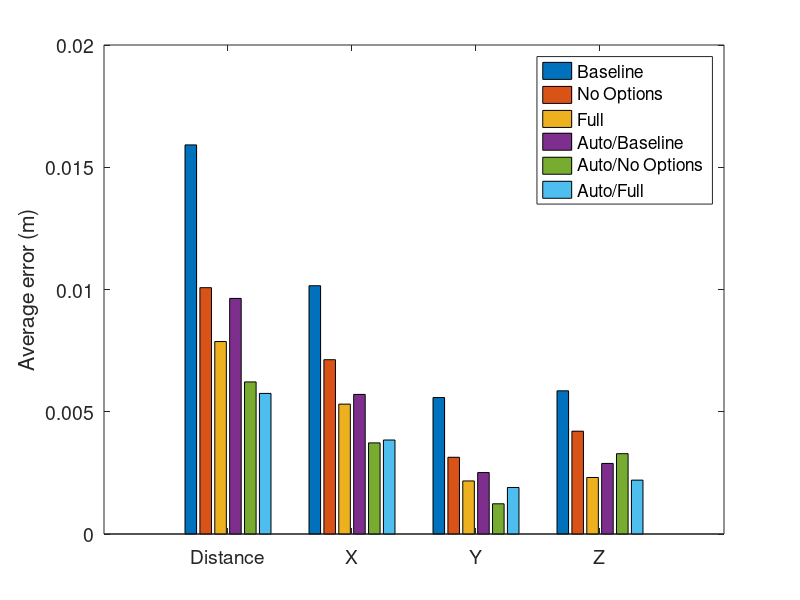

This figure's MATLAB source:
% iros_data_2.m

A = [
%0.242604 0.142780 -0.174416 0.089719
%0.346199 0.331833 -0.088881 0.042905
0.014012 0.013069 -0.001370 0.004863
0.036230 0.015586 -0.005926 0.032165
0.023172 -0.018296 -0.002299 -0.014033
%0.218775 -0.199996 0.073229 -0.050018
%0.119906 -0.037644 0.110149 0.028764
0.010604 0.010394 0.000059 -0.002097
%0.481964 -0.131066 -0.451607 0.105650
0.017310 0.017295 -0.000516 0.000479
0.009445 0.003538 -0.007351 -0.004759
0.020784 0.011128 -0.017268 -0.003159
0.006739 0.003814 -0.002098 0.005145
0.006210 0.001828 -0.000262 -0.005929
0.018413 0.006385 -0.017238 -0.001060
%0.218773 -0.199991 0.073220 -0.050042
0.025529 -0.020544 0.012332 -0.008811
0.017202 0.010373 0.000203 -0.013721
%0.252747 -0.031457 -0.185358 -0.168919
0.011845 0.000439 -0.011806 0.000851
];

B = [
0.007629 0.004250 -0.000701 -0.006296
0.009818 0.006890 -0.005929 0.003711
0.010744 0.009620 -0.004166 -0.002353
%0.308808 -0.000001 0.073227 0.300000
0.011211 -0.006709 -0.004282 0.007896
%0.298330 -0.253058 -0.030852 -0.154955
0.010387 0.003960 -0.009183 -0.002809
0.011519 0.010408 -0.001573 -0.004677
0.020399 0.014693 -0.003824 -0.013624
0.011921 0.011754 0.000227 -0.001973
0.006861 0.004081 -0.000856 -0.005449
0.011800 0.007846 -0.004403 -0.007635
0.011597 0.007563 -0.008741 -0.000945
0.009367 0.008782 -0.000590 -0.003204
0.003274 0.000580 -0.001867 0.002626
0.008437 0.008194 -0.001566 -0.001260
0.013628 0.005492 -0.006513 -0.010637
0.012432 0.009336 -0.006907 0.004435
0.007329 0.006675 0.000004 -0.003026
0.002891 -0.000105 -0.000762 -0.002787
];

C = [
0.014546 0.004382 -0.008446 -0.011002
0.019408 0.008652 -0.015578 -0.007690
0.014159 0.008094 -0.011215 0.003032
%0.308808 -0.000028 0.073226 0.300000
0.043692 -0.007457 0.033808 -0.026653
%0.130027 -0.050338 0.037796 0.113774
%1.358262 1.119358 -0.146296 0.755322
0.008432 0.008013 -0.001880 0.001833
0.015418 0.014763 -0.004103 -0.001710
%0.112506 0.042298 -0.009260 -0.103840
0.053399 -0.052066 0.006603 -0.009851
0.003256 0.003108 -0.000342 -0.000910
0.020755 -0.010378 -0.000657 -0.017961
0.094331 0.019130 0.047122 -0.079447
0.022279 -0.017401 -0.003566 -0.013449
0.005222 -0.004710 -0.000587 -0.002178
0.017471 -0.000905 -0.016438 0.005848
%0.185984 -0.026461 0.053638 -0.176104
%0.308806 -0.000090 0.073220 0.300000
0.017144 -0.013494 0.000114 -0.010574
];

D = [
0.008665 0.008654 0.000086 0.000429
0.006709 0.006603 -0.000157 -0.001176
0.014374 0.014287 -0.001070 0.001166
0.012942 0.011464 -0.001063 -0.005911
0.006384 0.004399 -0.004084 -0.002174
0.006985 0.000234 -0.002221 -0.006619
0.007901 0.007384 -0.002527 -0.001230
0.015105 0.011841 -0.009360 -0.000592
0.007224 0.006160 -0.002927 -0.002384
0.004288 0.002360 -0.003560 -0.000374
0.002221 -0.000320 -0.000894 -0.002008
0.006267 -0.005994 -0.000699 0.001689
0.012154 -0.004809 -0.000417 -0.011155
0.005121 -0.004326 -0.000182 0.002734
0.011652 0.006147 -0.009884 0.000531
0.002190 0.001560 -0.001515 0.000268
0.007078 0.004882 -0.005003 -0.001111
0.005032 -0.001748 -0.002166 -0.004192
0.009094 0.008184 -0.000054 -0.003966
0.008445 0.000003 -0.006234 -0.005697
];

AA = [
0.005250 0.003627 -0.000427 -0.003772
0.005584 -0.002741 -0.000163 -0.004863
0.004128 0.001407 -0.003837 -0.000582
0.003309 -0.003122 0.000108 -0.001092
0.002831 -0.001850 -0.002079 -0.000520
0.005948 0.005374 -0.000000 -0.002547
0.001648 -0.000784 -0.001293 -0.000656
0.004806 0.001067 -0.002524 -0.003949
0.009212 -0.006600 -0.000117 -0.006426
0.013626 -0.012007 -0.002585 -0.005900
0.014371 -0.010839 0.000660 -0.009413
0.020033 -0.006397 -0.018904 0.001743
0.003514 -0.003287 -0.001083 -0.000611
0.021197 -0.020242 -0.004335 -0.004559
0.008404 -0.008306 -0.000568 -0.001150
%0.218782 -0.200011 0.073220 -0.050000
%0.103317 -0.042175 0.082089 0.046444
0.020968 0.009402 -0.018676 0.001572
0.025678 -0.025456 -0.001409 0.003066
0.015746 0.004974 -0.014104 -0.004927
    ];
BB = [
    0.005250 0.003627 -0.000427 -0.003772
0.005584 -0.002741 -0.000163 -0.004863
0.004128 0.001407 -0.003837 -0.000582
0.003309 -0.003122 0.000108 -0.001092
0.002831 -0.001850 -0.002079 -0.000520
0.005948 0.005374 -0.000000 -0.002547
0.001648 -0.000784 -0.001293 -0.000656
0.004806 0.001067 -0.002524 -0.003949
0.009212 -0.006600 -0.000117 -0.006426
0.013626 -0.012007 -0.002585 -0.005900
0.010271 -0.009290 -0.003345 -0.002827
0.007147 -0.002388 0.000539 -0.006714
0.010036 -0.002750 -0.009638 0.000517
0.005667 -0.004173 0.000155 -0.003831
0.008366 -0.001790 0.000168 -0.008171
0.007148 -0.006907 0.000377 -0.001801
0.005780 -0.004428 -0.000200 -0.003709
0.084674 0.015763 0.083023 -0.005335
0.002448 -0.001039 -0.000576 -0.002140
0.004036 0.002119 -0.001394 -0.003139
    ];
CC = [
%1.588276 -1.379801 0.398915 -0.677964
%0.247565 -0.143716 -0.181534 -0.087631
0.076927 -0.035139 0.058140 0.036093
%0.308806 -0.000070 0.073221 0.300000
0.007525 -0.004723 -0.000969 0.005777
%0.218773 -0.199993 0.073221 -0.050031
0.022983 -0.022107 -0.001244 -0.006161
0.026763 0.010202 0.001099 -0.024718
0.018261 -0.003577 0.000345 -0.017904
%0.220863 0.029290 -0.058471 0.210959
%0.280050 -0.184080 -0.105585 0.182740
0.004605 -0.004181 -0.000437 -0.001880
0.000681 -0.000231 -0.000473 -0.000431
0.017925 -0.011531 -0.011034 -0.008162
0.034035 -0.001570 0.000488 -0.033995
0.014557 -0.013337 -0.001335 -0.005680
0.019835 -0.004497 -0.018505 -0.005550
0.019465 0.002531 -0.000498 -0.019293
0.039481 0.004453 -0.000038 -0.039229
%2.284281 0.377487 -0.425350 -2.212356
    ];
DD = [
0.004134 0.002392 -0.000442 -0.003342
0.002245 0.002106 -0.000408 -0.000661
0.004771 -0.002400 -0.003785 0.001637
0.004509 0.002745 -0.001856 -0.003059
0.002452 0.002291 0.000059 -0.000872
0.011838 -0.009942 -0.000315 -0.006418
0.003128 -0.000036 -0.000883 0.003000
0.003864 0.003107 -0.002204 -0.000646
0.003538 0.002545 -0.000093 0.002457
0.005727 -0.002417 -0.001339 -0.005016
0.007108 0.006740 -0.000715 -0.002140
0.003142 -0.001457 -0.002741 0.000485
0.081717 0.016802 0.079945 -0.002042
0.002679 0.001666 -0.000623 -0.002003
0.010837 -0.008953 -0.000318 0.006099
0.081301 0.009160 0.080778 0.000953
0.009961 -0.002631 -0.009607 0.000059
0.004645 0.001192 -0.001167 -0.004335
0.009571 -0.008364 -0.003855 0.002605
0.002549 0.002531 -0.000186 0.000231
    ];

A = abs(A);
B = abs(B);
C = abs(C);
D = abs(D);
AA = abs(AA);
BB = abs(BB);
CC = abs(CC);
DD = abs(DD);

percentile = 20;
meanA = trimmean(A,percentile); stdA = std(A);
meanB = trimmean(B,percentile); stdB = std(B);
meanC = trimmean(C,percentile); stdC = std(C);
meanD = trimmean(D,percentile); stdD = std(D);
meanAA = trimmean(AA,percentile); stdAA = std(AA);
meanBB = trimmean(BB,percentile); stdBB = std(BB);
meanCC = trimmean(CC,percentile); stdCC = std(CC);
meanDD = trimmean(DD,percentile); stdDD = std(DD);

for i = 1:4
    fprintf('& $%f \\pm %f$',meanA(i),stdA(i));
end
fprintf('\n');
for i = 1:4
    fprintf('& $%f \\pm %f$',meanB(i),stdB(i));
end
fprintf('\n');
for i = 1:4
    fprintf('& $%f \\pm %f$',meanC(i),stdC(i));
end
fprintf('\n');
for i = 1:4
    fprintf('& $%f \\pm %f$',meanD(i),stdD(i));
end
fprintf('\n');

%% graphic
%bar(meanA,meanB,meanC,meanD)
figure; %hold on;
%bar(abs([meanA; meanB; meanC; meanD;meanAA; meanBB; meanCC; meanDD])');
bar(abs([meanA; meanB; meanD;meanAA; meanBB; meanDD])');
%barwitherr([stdA;stdB;stdD;stdAA;stdBB;stdDD]',abs([meanA; meanB; meanD;meanAA; meanBB; meanDD])');
set(gca,'fontsize',14);
ylabel('Average error (m)');
%legend('no options/no lookahead','no options/lookahead', ...
%    'options/no lookahead','options/lookahead',...
%    'a/no options/no lookahead', ...
%    'a/no options/lookahead', ...
%    'a/options/no lookahead', ...
%    'a/options/lookahead');
legend('Baseline','No Options', ...
    'Full',...
    'Auto/Baseline', ...
    'Auto/No Options', ...
    'Auto/Full');
set(gca,'XTickLabel',{'Distance', 'X', 'Y', 'Z'});
